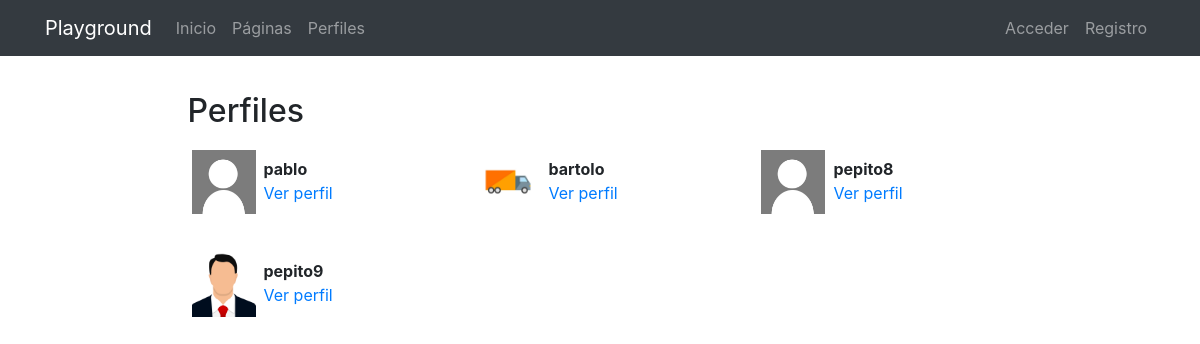
/profiles/, run on the app's committed database.
### registration/models.py (models this page shows)
class Profile(models.Model):
  user = models.OneToOneField(User, on_delete=models.CASCADE)
  avatar = models.ImageField(upload_to=custom_upload_to, null=True, blank=True)
  bio = models.TextField(null=True, blank=True)
  link = models.URLField(max_length=200, null=True, blank=True)

### profiles/views.py (the view)
# urls.py: path('', ProfileListView.as_view(), name='list'),
class ProfileListView(ListView):
    model = Profile
    template_name = 'profiles/profile_list.html'

### profiles/templates/profiles/profile_list.html (shortened to what this page needs)
{% extends 'core/base.html' %}
{% load static %}
{% block content %}
<main role="main">
  <div class="container">
    <div class="row mt-3">
      <div class="col-md-9 mx-auto mb-5">
        <h2>Perfiles</h2>
        <div class="row">
          {% for profile in profile_list %}
            <div class="col-md-4 mt-2 mb-3 ">
              <div class="row p-1">
                <div class="col-md-12">
                  {% if profile.avatar %}
                    <img src="{{profile.avatar.url}}" class="img-fluid profile-avatar">
                  {% else %}
                    <img src="{% static 'registration/img/no-avatar.jpg' %}" class="img-fluid profile-avatar">
                  {% endif %}
                  <p class="profile-data">
                    <b>{{profile.user|truncatechars:"16"}}</b><br>
                    <a href="{% url 'profiles:detail' profile.user %}">Ver perfil</a>
                  </p>
                </div>
              </div>
            </div>
          {% endfor %}
        </div>
      </div>
    </div>
  </div>
</main>
{% endblock %}

### core/static/core/css/main.css (style rules this page uses)
main { padding-top: 20px; }
:root { --jumbotron-padding-y: 3rem; }

### profiles/templates/profiles/profile_list.html (style rules this page uses)
.profile-avatar { float:left;width:4rem;height:4rem }
.profile-data { padding-left:4.5rem;padding-top:.4rem; }

### data on the page
Profile: user "pablo"
Profile: avatar (picture), user "bartolo"
Profile: user "pepito8"
Profile: avatar (picture), user "pepito9"
